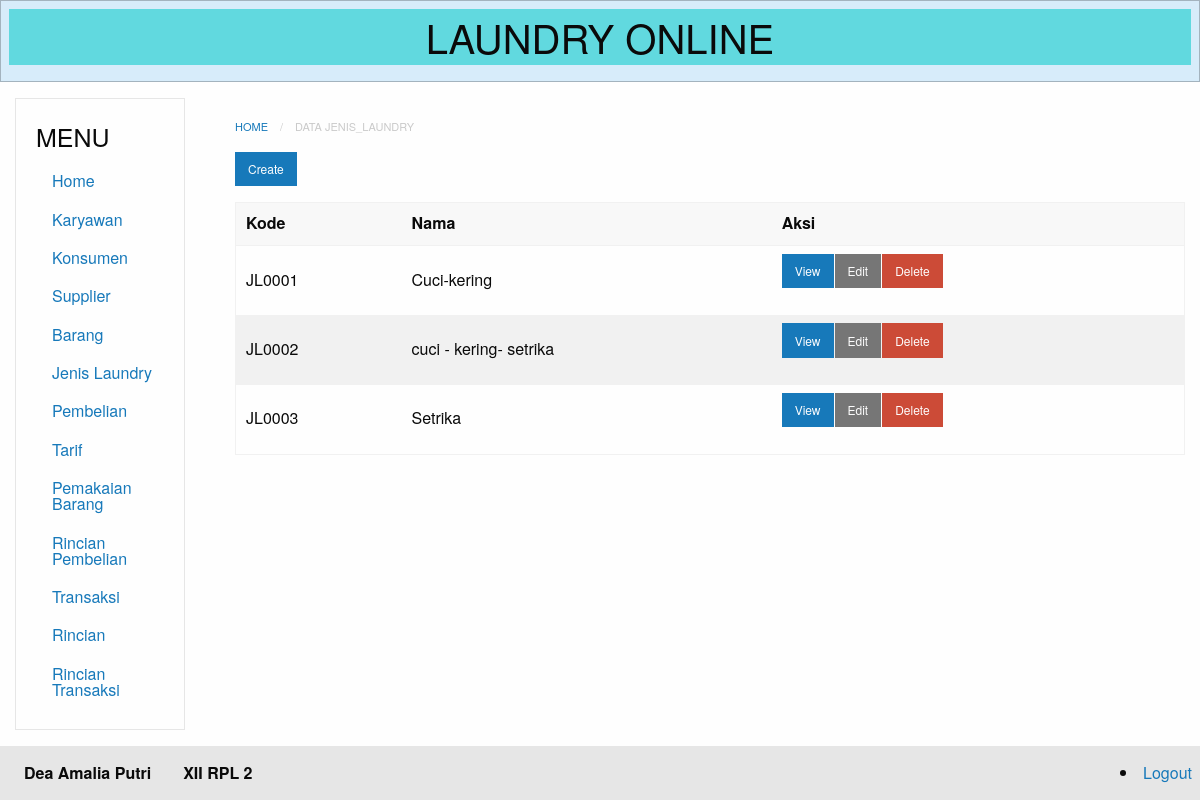
/index.php?module=jenis_laundry (signed in), run on the app's committed database.
### tables this page shows
CREATE TABLE `jenis_laundry` (
  `id` int(11) NOT NULL,
  `kode` varchar(20) NOT NULL,
  `nama` varchar(50) NOT NULL
);

### database.php (called while the page is built, shortened)
<?php
class Database {
	private $db_host = "localhost";
	private $db_user = "root";
	private $db_pass = "";
	private $db_name = "11_deaamaliaputri_laundry";
	var $con = false;
    var $myconn = "";
	var $result = array();
    function __construct() {
        if(!$this->con){
            $this->myconn = new mysqli($this->db_host, $this->db_user, $this->db_pass, $this->db_name);
            if($this->myconn->connect_errno > 0){
                array_push($this->result, $this->myconn->connect_error);
                return false;
            }else{
                $this->myconn->set_charset('utf8');
                $this->con = true;
                return true;
            }
        } else {
            return true;
        }
    }
	public function select($table, $rows = '*', $join = null,$join2 = null , $where = null, $order = null, $limit = null){
		$q = 'SELECT '.$rows.' FROM '.$table;
        if($this->tableExists($table)){
        	$query = $this->myconn->query($q);
			if($query){
				$this->numResults = $query->num_rows;
				for($i = 0; $i < $this->numResults; $i++){
					$r = $query->fetch_array();
                	$key = array_keys($r);
                	for($x = 0; $x < count($key); $x++){
                    	if(!is_int($key[$x])){
                    		if($query->num_rows >= 1){
                    			$this->result[$i][$key[$x]] = $r[$key[$x]];
							}else{
								$this->result[$i][$key[$x]] = null;
							}
						}
					}
				}
				return true;
			}else{
				array_push($this->result, $this->myconn->error);
				return false;
			}
      	}else{
      		return false;
    	}
    }
	private function TableExists($table) {
    	$res = $this->myconn->query('SHOW TABLES LIKE "'.$table.'"');
    	if(isset($res->num_rows)) {
        	return $res->num_rows > 0 ? true : false;
    	} else {
    		array_push($this->result, $table." does not exist in this database");
    		return false;
    	}
	}
    public function getResult(){
        $val = $this->result;
        $this->result = array();
        return $val;
    }
}

### modules/jenis_laundry/jenis_laundry-index.php (the view)
<nav aria-label="You are here:" role="navigation">
<ul class="breadcrumbs">
  <li><a href="?module=home">Home</a></li>
  <li class="disabled">Data jenis_laundry</li>
</ul>
</nav>
  <a href="?module=jenis_laundry-create" class="small button">Create</a>
<table>
  <thead>
      <tr>
        <th>Kode</th>
          <th>Nama</th>
          <th>Aksi</th>
      </tr>
  </thead>
<?php
  require_once("database.php");
  $db=new Database();
  $db->select('jenis_laundry', 'id, kode,nama');
  $res=$db->getResult();
  if(count($res) == 0){ ?>
    <tr>
        <td colspan="8">Tidak ada data yang tersedia </td>
    </tr>
<?php
    }else{
        foreach ($res as &$r){?>
        <tr>
        <td><?php echo $r['kode'] ?></td>
            <td><?php echo $r['nama'] ?></td>
            <td>
                <div class="small button-group">
                    <a href="?module=jenis_laundry-show&id=<?php echo $r['id']; ?>" class=" button">View</a>
                    <a href="?module=jenis_laundry-edit&id=<?php echo $r['id']; ?>" class="secondary button">Edit</a>
                    <a href="?module=jenis_laundry-delete&id=<?php echo $r['id']; ?>"onClick='return confirm("Apakah yakin menghapus?")' class="alert button">Delete</a>
                </div>
            </td>
        </tr>
<?php
              }
          }
          ?>
</table>

### data on the page
jenis_laundry: kode "JL0001", nama "Cuci-kering"
jenis_laundry: kode "JL0002", nama "cuci - kering- setrika"
jenis_laundry: kode "JL0003", nama "Setrika"
